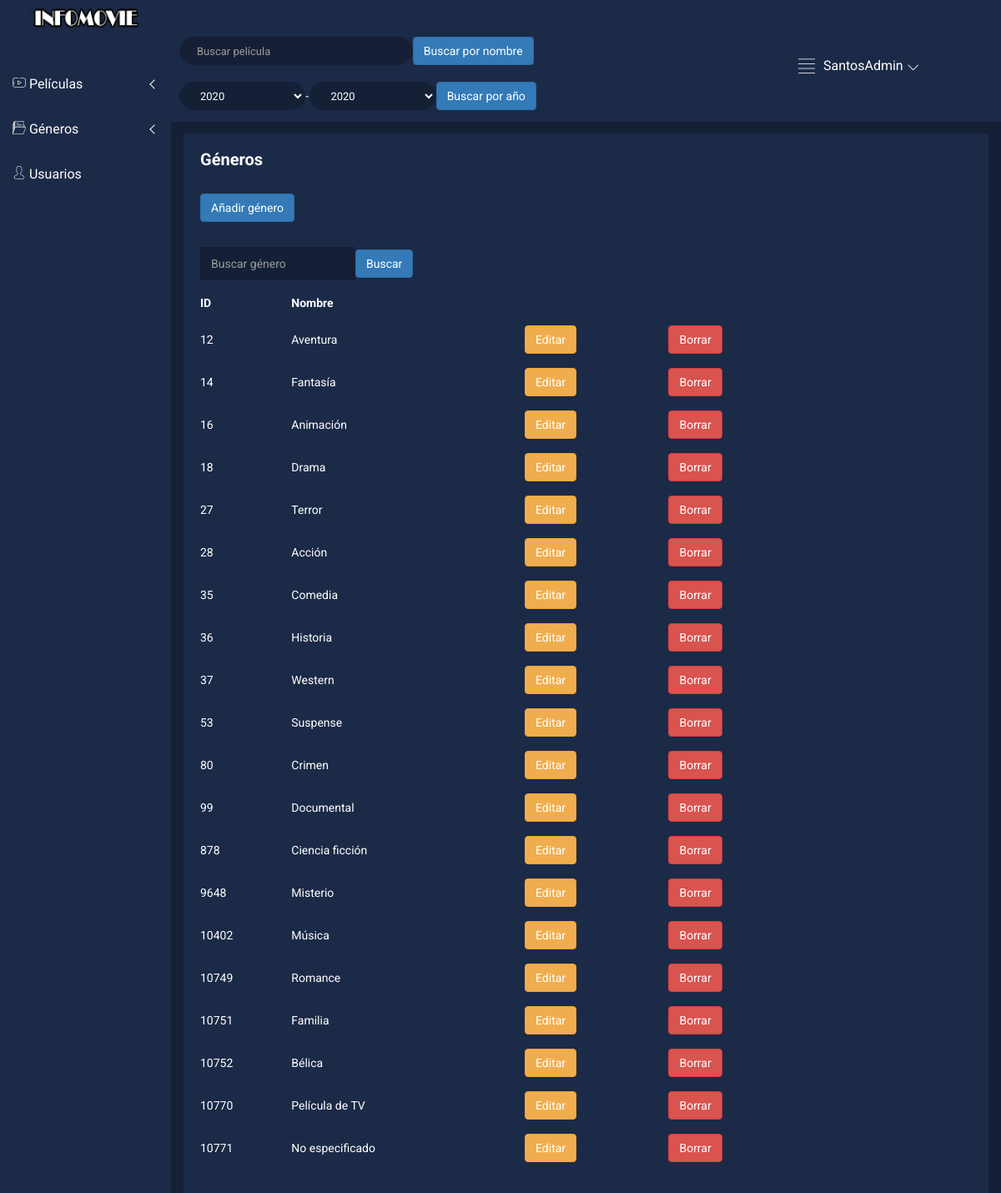
The app's page /generos.php (signed in) with its own data.
### tables this page shows
CREATE TABLE IF NOT EXISTS `genero` (
  `id_gen` int(3) NOT NULL AUTO_INCREMENT,
  `nom_gen` varchar(40) NOT NULL,
  PRIMARY KEY (`id_gen`)
);

### generos.php (the view, shortened to what this page needs)
<?php
    include("inicio.php");
$sql = "SELECT * FROM genero;";
 $result = mysqli_query($conex, $sql);
	?>
<div class="pie-bar-line-area mg-t-30 mg-b-15">
            <div class="container-fluid">
                <div class="row">
                    <div class="col-lg-12 col-md-12 col-sm-12 col-xs-12">
                        <div class="sparkline11-list">
                            <div class="sparkline11-hd">
                                <div class="main-sparkline11-hd">
                                    <?php
                                        echo '<h1>Géneros</h1>
                                        <br>
                                         <h3><a href="addgen.php"><button class="btn btn-custon-rounded-three btn-primary">Añadir género</button></a></h3>
                                         <br>
                                        <form action="genbuscar.php" method="POST" enctype="multipart/form-data">
                                        <table>
                                                    <tr>
													<td><input type="text" name="buscar" placeholder="Buscar género" class="form-control"></td>
                                                    <td class="btn-buscar"><button type="submit" class="btn btn-custon-rounded-three btn-primary">Buscar</button></td>
													</tr>
                                                    </table>
                                                    </form>';
                                                    if (mysqli_num_rows($result) > 0) {
                                        echo '<table style="border-collapse: separate;border-spacing: 0px 17px;" width=80%>
                                        <tr>
                                        <th>ID</th><th>Nombre</th>
                                        </tr>';
                                        while ($fila = mysqli_fetch_assoc($result)) {
                                            echo "<tr>
                                            <td>".$fila['id_gen']."</td>
                                             <td>".$fila['nom_gen']."</td>";
                                            echo "
                                            <td>
                                            <a href='editargen.php?id=".$fila['id_gen']."'><button type='button' class='btn btn-custon-rounded-three btn-warning'>Editar</button></a>
                                            </td>
                                            <td>
                                            <a href='borrargen.php?id=".$fila['id_gen']."'><button type='button' class='btn btn-custon-rounded-three btn-danger'>Borrar</button></a>
                                            </td>
                                            </tr>";
                                        }
                                        echo "</table>";
                                                    }
                                                    else {
                                                        echo "<br><h3> No se encontraron géneros. </h3>";
                                                    }
                                    ?>
                                </div>
</div>
</div>
</div>
</div>
</div>
</div>
		<?php
		include("final.php");
		?>

### inicio.php (shortened to what this page needs)
<!doctype html>
<html class="no-js" lang="en">
<head>
    <link rel="stylesheet" href="css/misestilos.css">
    <link rel="stylesheet" href="css/bootstrap.min.css">
    <link rel="stylesheet" href="css/font-awesome.min.css">
    <link rel="stylesheet" href="css/nalika-icon.css">
    <link rel="stylesheet" href="css/owl.carousel.css">
    <link rel="stylesheet" href="css/owl.theme.css">
    <link rel="stylesheet" href="css/owl.transitions.css">
    <link rel="stylesheet" href="css/animate.css">
    <link rel="stylesheet" href="css/normalize.css">
    <link rel="stylesheet" href="css/meanmenu.min.css">
    <link rel="stylesheet" href="css/main.css">
    <link rel="stylesheet" href="css/morrisjs/morris.css">
    <link rel="stylesheet" href="css/scrollbar/jquery.mCustomScrollbar.min.css">
    <link rel="stylesheet" href="css/metisMenu/metisMenu.min.css">
    <link rel="stylesheet" href="css/metisMenu/metisMenu-vertical.css">
    <link rel="stylesheet" href="css/calendar/fullcalendar.min.css">
    <link rel="stylesheet" href="css/calendar/fullcalendar.print.min.css">
    <link rel="stylesheet" href="style.css">
    <link rel="stylesheet" href="css/responsive.css">
</head>
<body>
<div class="left-sidebar-pro">
        <nav id="sidebar" class="">
            <div class="sidebar-header">
                <a href="index.php"><img class="main-logo" src="img/logo/logo.png" alt="" /></a>
            </div>
            <div class="left-custom-menu-adp-wrap comment-scrollbar">
                <nav class="sidebar-nav left-sidebar-menu-pro">
                    <ul class="metismenu" id="menu1">
                  <li><a class="has-arrow" href="#" aria-expanded="false"><i class="icon nalika-youtube"></i> <span class="mini-click-non">Películas</span></a>
					</li>
                    <li>
    <a class="has-arrow" href="#" aria-expanded="false"><i class="icon nalika-folder"></i> <span class="mini-click-non">Géneros</span></a>
</li>
<?php
    if (isset($_SESSION['admin']) && $_SESSION['admin'] == 1) {
                    echo '<li>
    <a href="users.php" aria-expanded="false"><i class="icon nalika-user"></i> <span class="mini-click-non">Usuarios</span></a>
    </li>';
    }
    ?>
                    </ul>
                </nav>
            </div>
        </nav>
    </div>
    <div class="all-content-wrapper">
        <div class="container-fluid">
            <div class="row">
                <div class="col-lg-12 col-md-12 col-sm-12 col-xs-12">
                    <div class="logo-pro">
                        <a href="index.php"><img class="main-logo" src="img/logo/logo.png" alt="" /></a>
                    </div>
                </div>
            </div>
        </div>
        <div class="header-advance-area">
            <div class="header-top-area">
                <div class="container-fluid">
                    <div class="row">
                        <div class="col-lg-12 col-md-12 col-sm-12 col-xs-12">
                            <div class="header-top-wraper">
                                <div class="row">
                                    <div class="col-lg-6 col-md-7 col-sm-6 col-xs-12">
                                        <div class="header-top-menu tabl-d-n hd-search-rp">
                                            <div class="breadcome-heading">
												<form role="search" action="buscar.php" method="POST" enctype="multipart/form-data" class="">
                                                    <table width="100%">
                                                    <tr>
													<td><input type="text" name="buscar" placeholder="Buscar película" class="form-control"></td>
                                                    <td class="btn-buscar"><button type="submit" name="submit" class="btn btn-custon-rounded-three btn-primary">Buscar por nombre</button></td>
                                                    </tr>
                                                    </table>
                                                    <br>
                                                    </form>
                                                    <form role="search2" action="buscar.php" method="POST" enctype="multipart/form-data" class="">
                                                    <table width="100%">
                                                    <tr>
                                                    <td><select name='año1' class="select2_demo_3 form-control">
                                                    <?php
                                                        for ($i = date('Y'); $i >= 1900; $i--) {
                                                            echo "<option value=".$i.">".$i."</option>";
                                                        }
                                                        ?>
                                                    </select>
                                                    </td>
                                                    <td>
                                                    -
                                                    <td>
                                                    <td><select name='año2' class="select2_demo_3 form-control">
                                                    <?php
                                                        for ($i = date('Y'); $i >= 1900; $i--) {
                                                            echo "<option value=".$i.">".$i."</option>";
                                                        }
                                                        ?>
                                                    </select>
                                                    </td>
                                                    <td class="btn-buscar"><button type="submit" name="submit2" class="btn btn-custon-rounded-three btn-primary">Buscar por año</button></td>
													</tr>
                                                    </table>
												</form>
											</div>
                                        </div>
                                    </div>
                                    <div class="col-lg-5 col-md-5 col-sm-12 col-xs-12">
                                        <div class="header-right-info">
                                            <ul class="nav navbar-nav mai-top-nav header-right-menu">
                                            <br>
                                                <li class="nav-item">
                                                    <a href="#" data-toggle="dropdown" role="button" aria-expanded="false" class="nav-link dropdown-toggle">
															<i class="icon nalika-menu"></i>
                                                            <span class="admin-name">
                                                            <?php
                                                            if (isset($_SESSION['user'])) {
                                                                echo $_SESSION['user'];
                                                            }
                                                            else {
                                                                echo "Invitado";
                                                            }
                                                            ?>
                                                            </span>
															<i class="icon nalika-down-arrow nalika-angle-dw"></i>
														</a>
                                                </li>
                                            </ul>
                                        </div>
                                    </div>
                                </div>
                            </div>
                        </div>
                    </div>
                </div>
            </div>

### final.php (shortened to what this page needs)
 	</div>
</body>
</html>

### css/main.css (style rules this page uses)
html { color: #222; font-size: 1em; line-height: 1.4; }
audio, canvas, iframe, img, svg, video { vertical-align: middle; }

### css/metisMenu/metisMenu-vertical.css (style rules this page uses)
.sidebar-nav { background: #fff; }
.sidebar-nav ul { padding: 0; margin: 0; list-style: none; background: #1b2a47; }
.sidebar-nav .metismenu { background: #1b2a47; display: -webkit-box; display: -ms-flexbox; display: flex; -webkit-box-orient: vertical; -webkit-box-direction: normal; -ms-flex-direction: column; flex-direction: column; }
.sidebar-nav .metismenu li + li { margin-top: 5px; }
.sidebar-nav .metismenu li:first-child { margin-top: 5px; }
.sidebar-nav .metismenu li:last-child { margin-bottom: 5px; }
.sidebar-nav .metismenu > li { display: -webkit-box; display: -ms-flexbox; display: flex; -webkit-box-orient: vertical; -webkit-box-direction: normal; -ms-flex-direction: column; flex-direction: column; position: relative; }
.sidebar-nav .metismenu a { position: relative; display: block; padding: 13px 15px; color: #fff; outline-width: 0; transition: all .3s ease-out; font-size:16px; }

### records on screen
genero: id_gen "12", nom_gen "Aventura"
genero: id_gen "14", nom_gen "Fantasí­a"
genero: id_gen "16", nom_gen "Animación"
genero: id_gen "18", nom_gen "Drama"
genero: id_gen "27", nom_gen "Terror"
genero: id_gen "28", nom_gen "Acción"
genero: id_gen "35", nom_gen "Comedia"
genero: id_gen "36", nom_gen "Historia"
genero: id_gen "37", nom_gen "Western"
genero: id_gen "53", nom_gen "Suspense"
genero: id_gen "80", nom_gen "Crimen"
genero: id_gen "99", nom_gen "Documental"
genero: id_gen "878", nom_gen "Ciencia ficción"
genero: id_gen "9648", nom_gen "Misterio"
genero: id_gen "10402", nom_gen "Música"
genero: id_gen "10749", nom_gen "Romance"
genero: id_gen "10751", nom_gen "Familia"
genero: id_gen "10752", nom_gen "Bélica"
genero: id_gen "10770", nom_gen "Película de TV"
genero: id_gen "10771", nom_gen "No especificado"

### other values on screen
$_SESSION['user'] "SantosAdmin"
form field año1 "2020"
form field año2 "2020"
